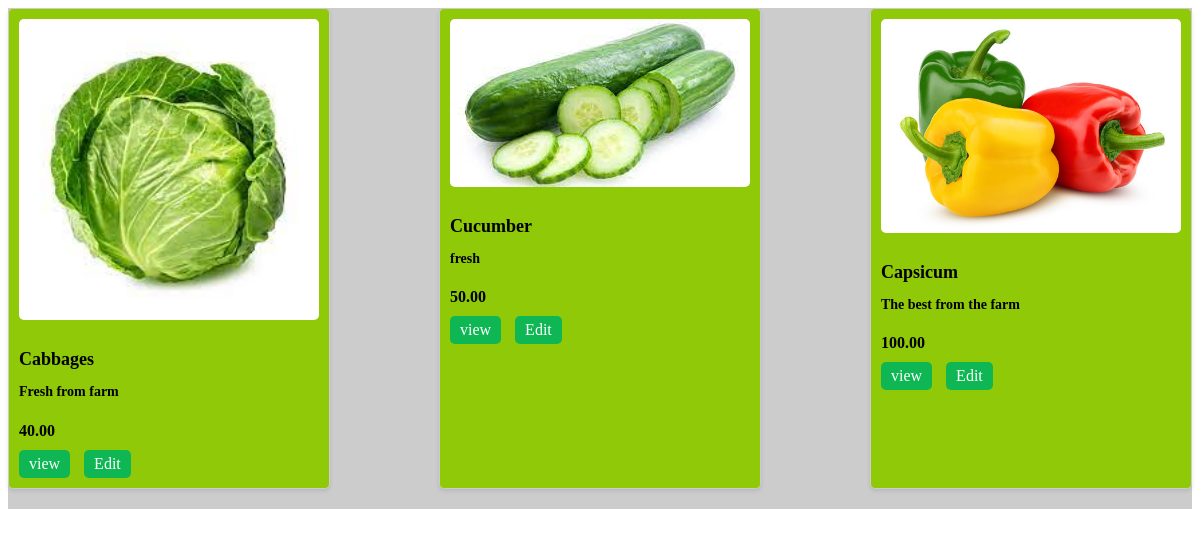
Before: /inventory/products/list/ with the older database file.
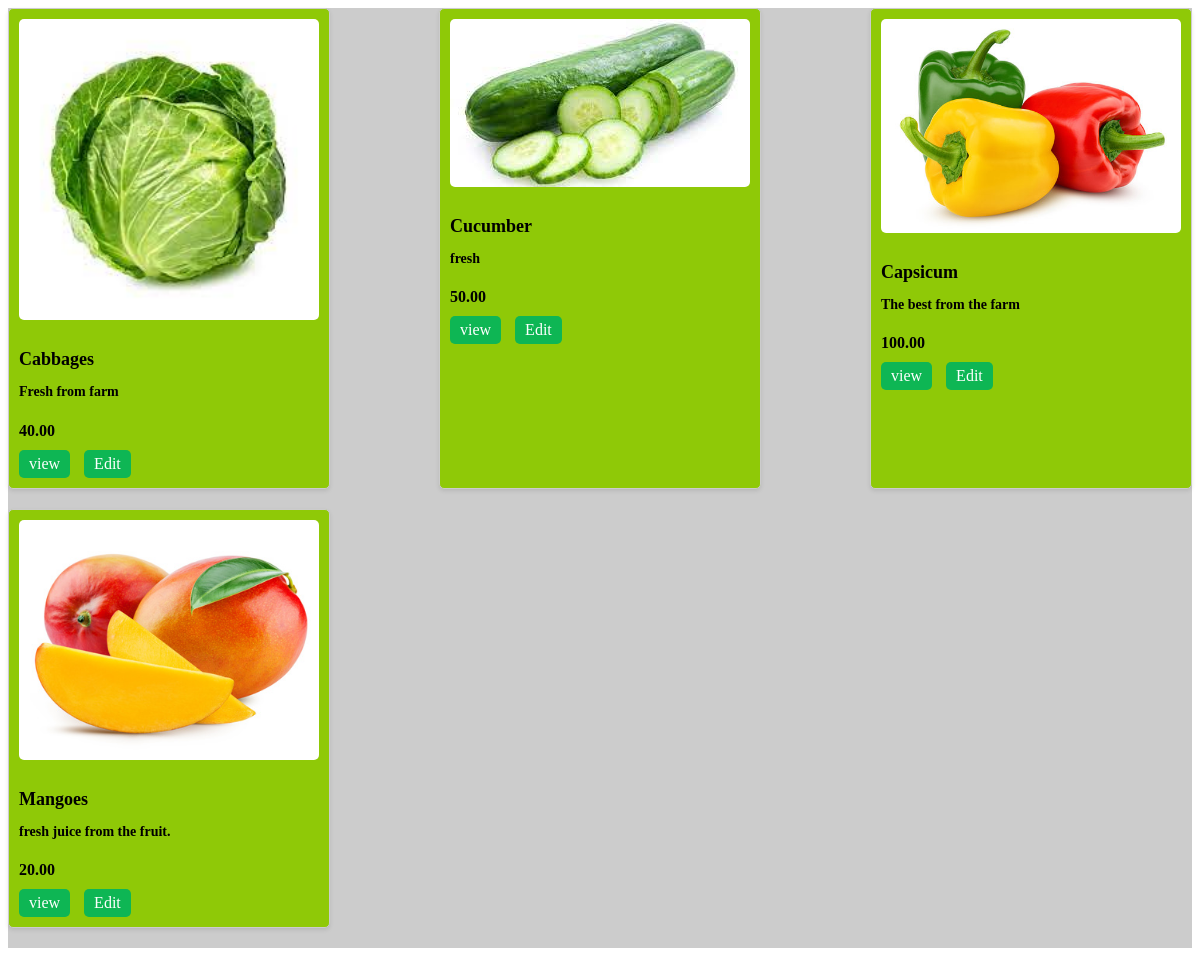
After: the same page with the newer database file.
### inventory/models.py (models this page shows)
class Product(models.Model):
    vendor = models.ForeignKey(Vendor, null = True, on_delete = models.CASCADE)
    name = models.CharField(max_length = 32)
    price = models.DecimalField(max_digits = 8, decimal_places = 2)
    stock = models.PositiveIntegerField()
    image = models.ImageField()
    description = models.TextField()
    date_created = models.DateTimeField(auto_now_add = True)
    date_updated = models.DateTimeField(auto_now = True)

### inventory/views.py (the view)
# urls.py: path("products/list/", product_list, name="product_list_views"),
def product_list(request):
    products = Product.objects.all()
    return render(request,'inventory/product_list.html',{'products':products})

### templates/inventory/product_list.html (shortened to what this page needs)
<!DOCTYPE html>
<html lang="en">
<head>
</head>
<body>
        <div class="product">
          {% for product in products %}
          <div class="product_item">
            <img src="{{product.image.url}}" alt="">
            <h2>{{product.name}}</h2>
            <h3>{{product.description}}</h3>
            <h4>{{product.price}}</h4>
            <a href="{% url 'product_detail_views' id=product.id %}">view</a>
            <a href="{% url 'product_update' id=product.id %}">Edit</a>
          </div>
          {% endfor %}
        </div>
</body>
</html>

### templates/inventory/product_list.html (style rules this page uses)
.product { display: flex; flex-wrap: wrap; justify-content: space-between; background-color: #ccc; }
.product_item { width: 300px; margin-bottom: 20px; padding: 10px; border: 1px solid #ccc; border-radius: 5px; box-shadow: 0 2px 4px rgba(0, 0, 0, 0.1); background-color: rgb(143, 201, 7); }
.product_item img { width: 100%; height: auto; margin-bottom: 10px; border-radius: 5px; }
.product_item h2 { font-size: 18px; font-weight: bold; margin-bottom: 5px; }
.product_item h3 { font-size: 14px; margin-bottom: 5px; }
.product_item h4 { font-size: 16px; font-weight: bold; margin-bottom: 10px; }
.product_item a { display: inline-block; padding: 5px 10px; background-color: #0eb654; color: #fff; text-decoration: none; border-radius: 5px; margin-right: 10px; }

Changed rows visible on the page:
added Product: image (picture), name "Mangoes", description "fresh juice from the fruit.", price "20.00"
